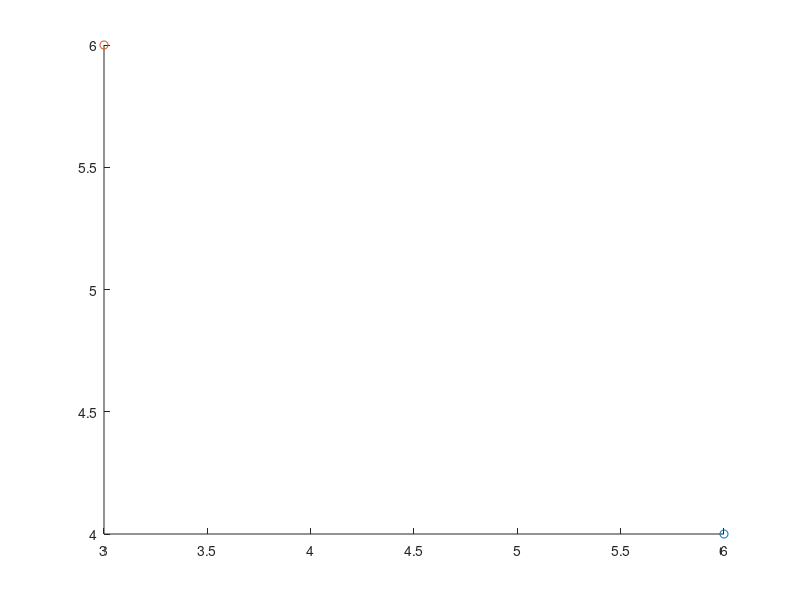
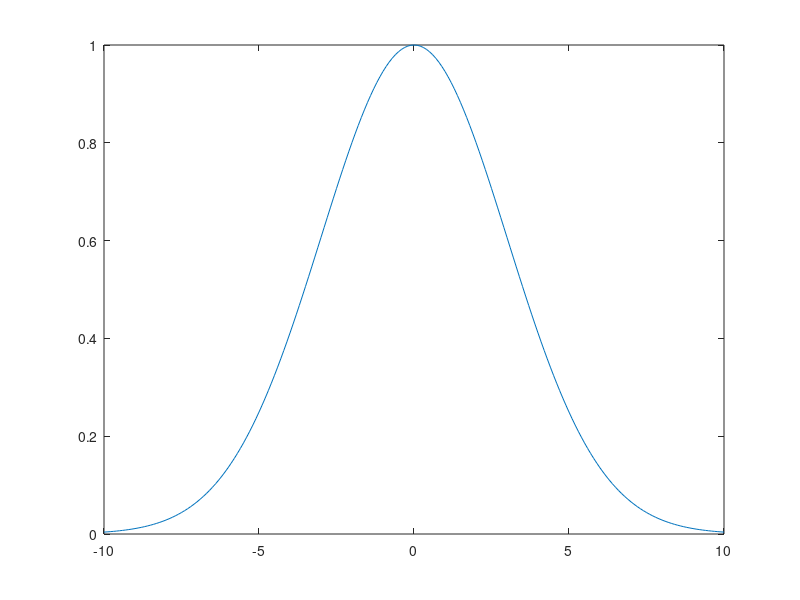

These charts were generated, in order, by the following MATLAB code:
close all; clear;
x1 = [6 4 5];
x2 = [3 6 1];
D = [norm(x2(1)-x1(1)) norm(x2(2)-x1(2)) norm(x2(3)-x1(3))];
sigma = 3;
rbf = exp(-D.^2/(2*sigma^2));
hold on
plot3(x1(1), x1(2), x1(3), 'o')
plot3(x2(1), x2(2), x2(3), 'o')
hold off
figure;
%plot3(rbf(1), rbf(2), rbf(3),'+')
x = [-10:0.1:10];
fnc = exp(-(x).^2/(2*3^2));
plot(x,fnc)